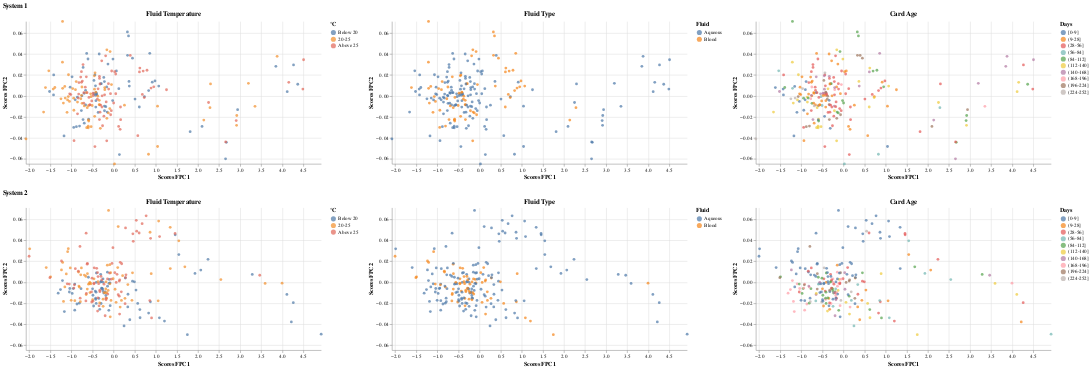

The notebook cell saved with this chart:
### Markdown cell above
### System 1 versus System 2: Sensor B - Sample Window

### Code cell
pc_scores_s1_B_sample_window, pc_scores_s2_B_sample_window,fpca_s1_B_sample_window,fpca_s2_B_sample_window = fpca_two_inputs(B1_sample_window_combine_balanced.iloc[:,:-6], B2_sample_window_combine_balanced.iloc[:,:-6], color_fpc1_s1='tab:blue', color_fpc2_s1='tab:cyan', color_fpc1_s2='tab:orange', color_fpc2_s2='gold')
print("--------------------------------------------------- Bootstrap -------------------------------------------------------------------------------------------")
bs1,bs2 = bootstrap(B1_sample_window_combine_balanced, B2_sample_window_combine_balanced, "B","sample_window",features="FluidTempBin")
print("--------------------------------------------------- PCA Scores -------------------------------------------------------------------------------------------")
create_pc_scores_plots(pc_scores_s1_B_sample_window, pc_scores_s2_B_sample_window, B1_sample_window_combine_balanced, B2_sample_window_combine_balanced,features="FluidTempBin")

### Figure 1 — Vega-Lite specification as saved in the notebook (floating-point values rounded to 4 significant figures; data arrays with more than 128 entries replaced by an {"elided": "..."} marker saying what was removed)
{"config": {"view": {"continuousWidth": 300, "continuousHeight": 300, "stroke": null}}, "vconcat": [{"hconcat": [{"mark": {"type": "circle"}, "encoding": {"color": {"field": "FluidTempBin", "scale": {"domain": ["Below 20", "20-25", "Above 25"], "range": ["#4e79a7", "#f28e2b", "#e16759"]}, "sort": ["Below 20", "20-25", "Above 25"], "title": "°C", "type": "ordinal"}, "tooltip": [{"field": "TestID", "type": "quantitative"}, {"field": "PC1_Scores", "type": "quantitative"}, {"field": "PC2_Scores", "type": "quantitative"}, {"field": "FluidTempBin", "title": "Fluid Temperature", "type": "ordinal"}], "x": {"field": "PC1_Scores", "scale": {"domain": [-2.078, 4.92]}, "title": "Scores FPC1", "type": "quantitative"}, "y": {"field": "PC2_Scores", "scale": {"domain": [-0.06496, 0.07136]}, "title": "Scores FPC2", "type": "quantitative"}}, "height": 280, "title": "Fluid Temperature", "width": 580}, {"mark": {"type": "circle"}, "encoding": {"color": {"field": "FluidTypeBin", "scale": {"scheme": "tableau10"}, "title": "Fluid", "type": "nominal"}, "tooltip": [{"field": "TestID", "type": "quantitative"}, {"field": "PC1_Scores", "type": "quantitative"}, {"field": "PC2_Scores", "type": "quantitative"}, {"field": "FluidTypeBin", "title": "Fluid Type", "type": "nominal"}], "x": {"field": "PC1_Scores", "scale": {"domain": [-2.078, 4.92]}, "title": "Scores FPC1", "type": "quantitative"}, "y": {"field": "PC2_Scores", "scale": {"domain": [-0.06496, 0.07136]}, "title": "Scores FPC2", "type": "quantitative"}}, "height": 280, "title": "Fluid Type", "width": 580}, {"mark": {"type": "circle"}, "encoding": {"color": {"field": "CardAgeBin", "scale": {"scheme": "tableau10"}, "sort": ["[0-9]", "(9-28]", "(28-56]", "(56-84]", "(84-112]", "(112-140]", "(140-168]", "(168-196]", "(196-224]", "(224-252]"], "title": "Days", "type": "ordinal"}, "tooltip": [{"field": "TestID", "type": "quantitative"}, {"field": "PC1_Scores", "type": "quantitative"}, {"field": "PC2_Scores", "type": "quantitative"}, {"field": "CardAgeBin", "title": "Card Age", "type": "ordinal"}], "x": {"field": "PC1_Scores", "scale": {"domain": [-2.078, 4.92]}, "title": "Scores FPC1", "type": "quantitative"}, "y": {"field": "PC2_Scores", "scale": {"domain": [-0.06496, 0.07136]}, "title": "Scores FPC2", "type": "quantitative"}}, "height": 280, "title": "Card Age", "width": 580}], "data": {"name": "data-442829d09840039a61f9f88809f22be9"}, "resolve": {"scale": {"color": "independent"}}, "title": "System 1"}, {"hconcat": [{"mark": {"type": "circle"}, "encoding": {"color": {"field": "FluidTempBin", "scale": {"domain": ["Below 20", "20-25", "Above 25"], "range": ["#4e79a7", "#f28e2b", "#e16759"]}, "sort": ["Below 20", "20-25", "Above 25"], "title": "°C", "type": "ordinal"}, "tooltip": [{"field": "TestID", "type": "quantitative"}, {"field": "PC1_Scores", "type": "quantitative"}, {"field": "PC2_Scores", "type": "quantitative"}, {"field": "FluidTempBin", "title": "Fluid Temperature", "type": "ordinal"}], "x": {"field": "PC1_Scores", "scale": {"domain": [-2.078, 4.92]}, "title": "Scores FPC1", "type": "quantitative"}, "y": {"field": "PC2_Scores", "scale": {"domain": [-0.06496, 0.07136]}, "title": "Scores FPC2", "type": "quantitative"}}, "height": 280, "title": "Fluid Temperature", "width": 580}, {"mark": {"type": "circle"}, "encoding": {"color": {"field": "FluidTypeBin", "scale": {"scheme": "tableau10"}, "title": "Fluid", "type": "nominal"}, "tooltip": [{"field": "TestID", "type": "quantitative"}, {"field": "PC1_Scores", "type": "quantitative"}, {"field": "PC2_Scores", "type": "quantitative"}, {"field": "FluidTypeBin", "title": "Fluid Type", "type": "nominal"}], "x": {"field": "PC1_Scores", "scale": {"domain": [-2.078, 4.92]}, "title": "Scores FPC1", "type": "quantitative"}, "y": {"field": "PC2_Scores", "scale": {"domain": [-0.06496, 0.07136]}, "title": "Scores FPC2", "type": "quantitative"}}, "height": 280, "title": "Fluid Type", "width": 580}, {"mark": {"type": "circle"}, "encoding": {"color": {"field": "CardAgeBin", "scale": {"scheme": "tableau10"}, "sort": ["[0-9]", "(9-28]", "(28-56]", "(56-84]", "(84-112]", "(112-140]", "(140-168]", "(168-196]", "(196-224]", "(224-252]"], "title": "Days", "type": "ordinal"}, "tooltip": [{"field": "TestID", "type": "quantitative"}, {"field": "PC1_Scores", "type": "quantitative"}, {"field": "PC2_Scores", "type": "quantitative"}, {"field": "CardAgeBin", "title": "Card Age", "type": "ordinal"}], "x": {"field": "PC1_Scores", "scale": {"domain": [-2.078, 4.92]}, "title": "Scores FPC1", "type": "quantitative"}, "y": {"field": "PC2_Scores", "scale": {"domain": [-0.06496, 0.07136]}, "title": "Scores FPC2", "type": "quantitative"}}, "height": 280, "title": "Card Age", "width": 580}], "data": {"name": "data-b9943c1a9e170d8ebcf1f626358baaee"}, "resolve": {"scale": {"color": "independent"}}, "title": "System 2"}], "$schema": "https://vega.github.io/schema/vega-lite/v5.16.3.json", "datasets": {"data-442829d09840039a61f9f88809f22be9": {"elided": "216 records"}, "data-b9943c1a9e170d8ebcf1f626358baaee": {"elided": "216 records"}}}
